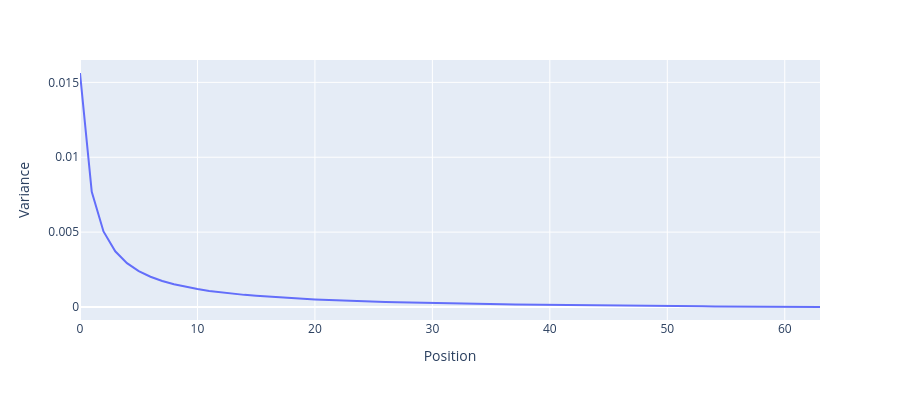

Write notebook code for a chart like this one.
### Code cell
line(cache['blocks.0.attn.hook_pattern'].mean(0).squeeze(0).var(-1), xaxis='Position', yaxis='Variance')

### Figure 1 — Plotly figure (JSON) as saved in the notebook; plotly's stock layout.template omitted (floating-point values rounded to 4 significant figures)
{"data": [{"hovertemplate": "variable=0<br>index=%{x}<br>value=%{y}<extra></extra>", "legendgroup": "0", "line": {"color": "#636efa", "dash": "solid"}, "marker": {"symbol": "circle"}, "mode": "lines", "name": "0", "orientation": "v", "showlegend": true, "type": "scatter", "x": [0, 1, 2, 3, 4, 5, 6, 7, 8, 9, 10, 11, 12, 13, 14, 15, 16, 17, 18, 19, 20, 21, 22, 23, 24, 25, 26, 27, 28, 29, 30, 31, 32, 33, 34, 35, 36, 37, 38, 39, 40, 41, 42, 43, 44, 45, 46, 47, 48, 49, 50, 51, 52, 53, 54, 55, 56, 57, 58, 59, 60, 61, 62, 63], "xaxis": "x", "y": [0.01562, 0.007689, 0.005043, 0.00372, 0.002927, 0.002398, 0.00202, 0.001736, 0.001516, 0.001339, 0.001195, 0.001075, 0.000973, 0.0008859, 0.0008102, 0.0007441, 0.0006857, 0.0006339, 0.0005874, 0.0005457, 0.0005079, 0.0004735, 0.0004422, 0.0004134, 0.0003869, 0.0003625, 0.0003399, 0.0003189, 0.0002994, 0.0002811, 0.000264, 0.000248, 0.000233, 0.0002189, 0.0002055, 0.0001929, 0.000181, 0.0001697, 0.000159, 0.0001488, 0.0001391, 0.0001299, 0.0001211, 0.0001127, 0.0001047, 9.707e-05, 8.973e-05, 8.269e-05, 7.594e-05, 6.946e-05, 6.323e-05, 5.725e-05, 5.149e-05, 4.594e-05, 4.06e-05, 3.545e-05, 3.047e-05, 2.567e-05, 2.103e-05, 1.655e-05, 1.221e-05, 8.017e-06, 3.949e-06, 1.466e-08], "yaxis": "y"}], "layout": {"height": 400, "legend": {"title": {"text": ""}, "tracegroupgap": 0}, "margin": {"t": 60}, "showlegend": false, "title": {"text": ""}, "xaxis": {"anchor": "y", "domain": [0, 1], "title": {"text": "Position"}}, "yaxis": {"anchor": "x", "domain": [0, 1], "title": {"text": "Variance"}}}}
